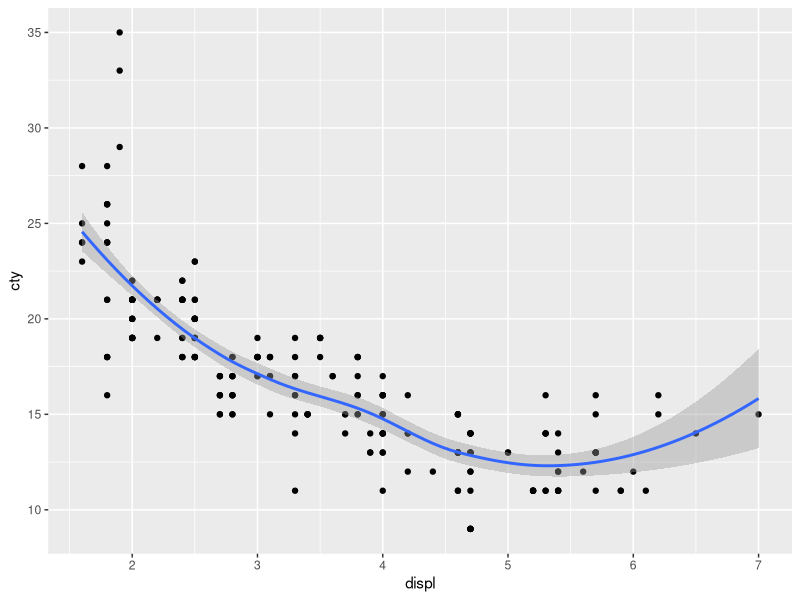
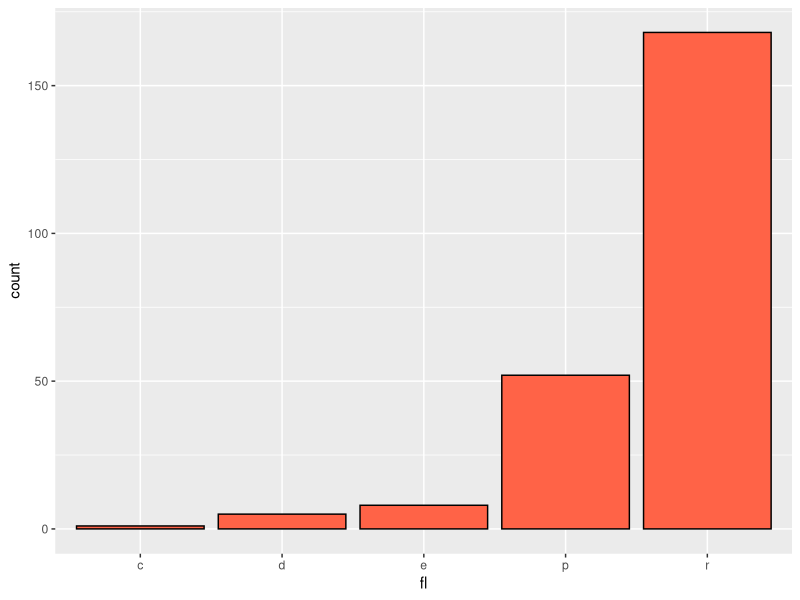
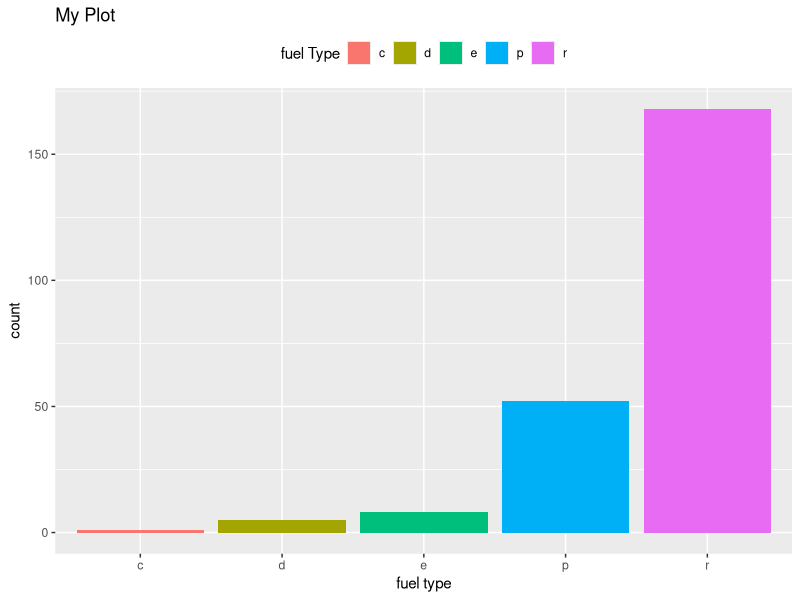
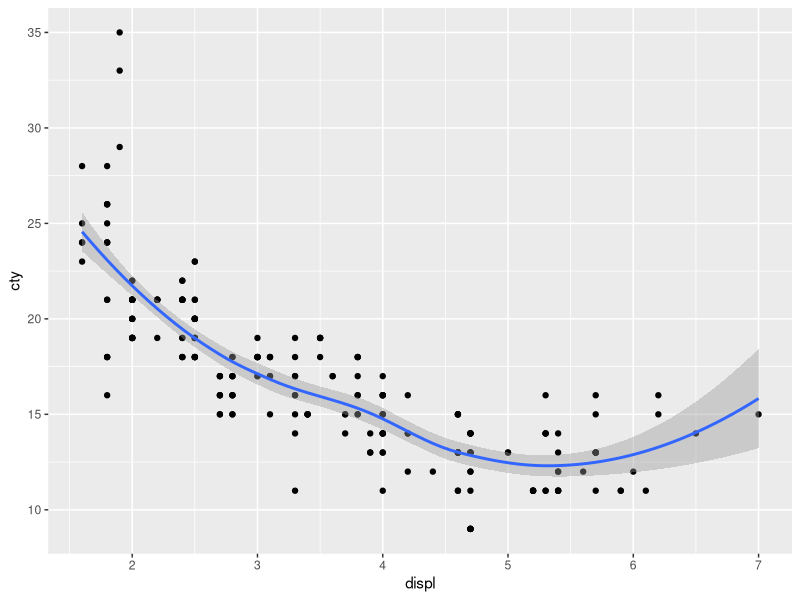
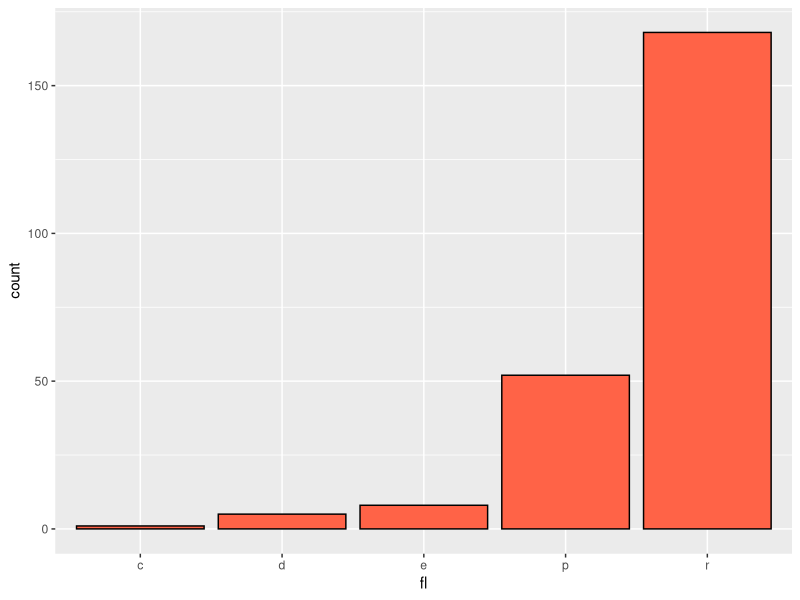
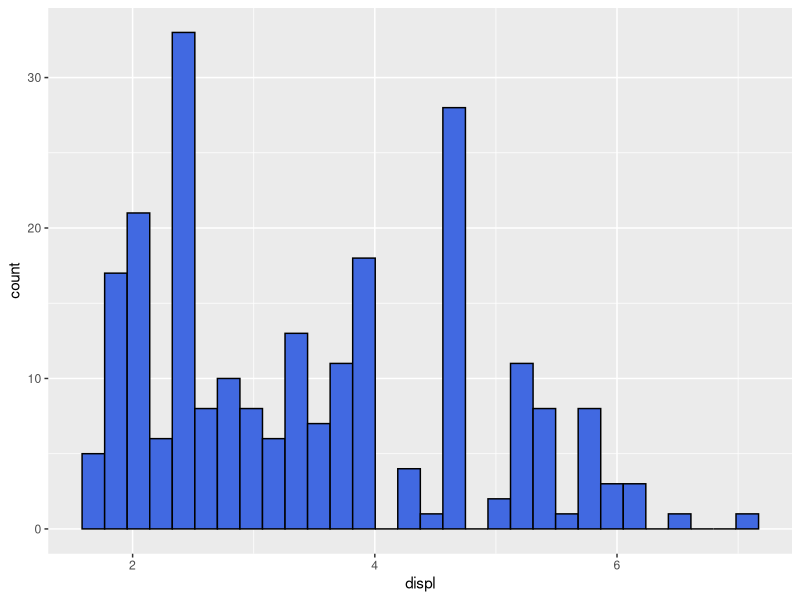
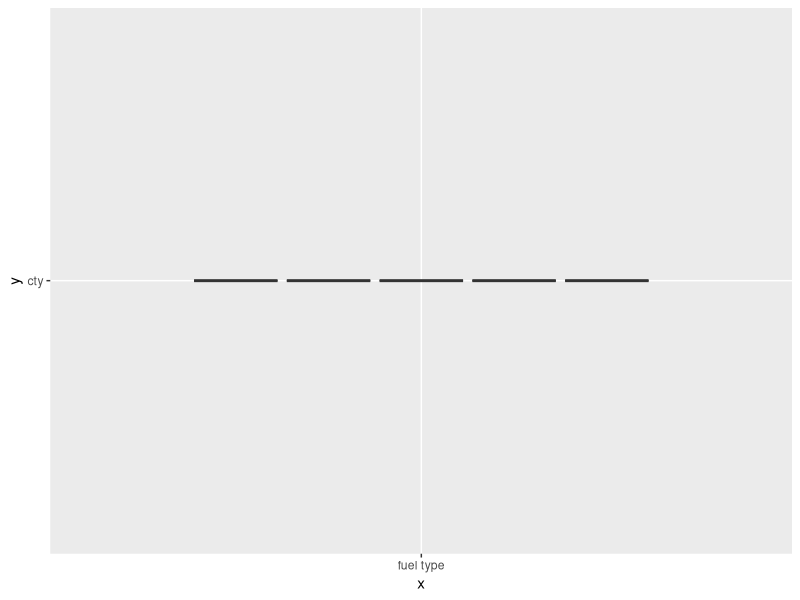
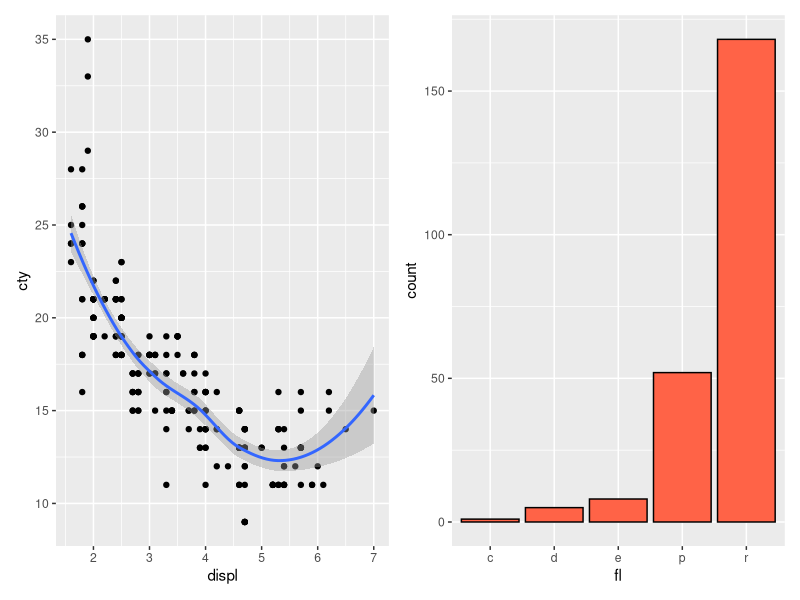

Source code (R) for these figures, in order:
#ggplot


library(ggplot2)

d <- mpg # use built in mpg data frame
str(d)

g1 <- ggplot(data=d) +
      aes(x=displ,y=cty) + 
      geom_point() + 
      geom_smooth()
  labs(fill = "fuel Type", x = "fuel type", y = "count", title = "My Plot")
  theme(legend.position = "top")
  theme(legend.position = c(.2, .8))
print(g1)


g2 <- ggplot(data=d) +
          aes(x=fl) +
          geom_bar(fill="tomato",color="black")+ 
          theme(legend.position="none")
        labs(fill = "fuel Type", x = "fuel type", y = "count", title = "My Plot")
  theme(legend.position = "top")
  theme(legend.position = c(.2, .8))
print(g2)            

 p2 <- ggplot(data=d, mapping=aes(x=fl,fill=fl)) + geom_bar()+
    labs(fill = "fuel Type", x = "fuel type", y = "count", title = "My Plot")+
    theme(legend.position = "top")
 print(p2)


#########################
#multi panel plots

install.packages("patchwork")
install.packages("ggthemes")

library("patchwork")
library("ggthemes")

g1 <- ggplot(data = d) +
  aes( x= displ, y= cty) +
  geom_point() +
  geom_smooth()
g1

g2 <- ggplot(data = d) +
  aes(x=fl) +
  geom_bar(fill = "tomato", color = "black") 

  g2
 

g3 <- ggplot(data = d) +
    aes (x = displ) +
  geom_histogram(fill = "royalblue", color = "black")
g3

g4 <- ggplot(data = d) +
  aes(x = "fuel type", y= "cty", fill = fl) +
  geom_boxplot() +
  theme(legend.position = "none")
g4


#combining plots
g1+g2

g1+g2+g3 + plot_layout(ncol = 1)


#relative area of each plot
g1 + g2 + plot_layout(ncol = 1, heights = c(3, 1))
#heights is weights of relative size
g1 + g2 + plot_layout(ncol = 2, widths = c(4, 1))


#adding spacers
g1 + plot_spacer() + g2


#nested layouts
g1 + {
  g2 + {
    g3+
      g4+
      plot_layout(ncol = 1)
  }

} + 
  plot_layout(ncol = 1)


# - operator for subtrack placement
g1 + g2 - g3 + plot_layout(ncol = 1)


#using | and \ 
(g1 | g2 | g3)/g4 + plot_annotation("Title Here", caption = "made in patchwork")


#adding tags
g1 / (g2 + g3) + 
  plot_annotation(tag_levels = "A")


#############################
#multi-panel plots woth facet

m1 <- ggplot(data = d) +
  aes(x = displ, y = cty) +
  geom_point() +
  geom_smooth(method = "lm")
#add using facet grid
m1 + facet_grid(class ~ fl, scales = "free_x")
#facet with two variables, and dynamic scales
#also can do free_y, or both with just "free"


#facet only one variable
m1 + facet_grid(.~class)


#facet wrap
m1 + facet_wrap(~class + fl)
#strips out combos with no data
#add: , drop= F to keep empty points
